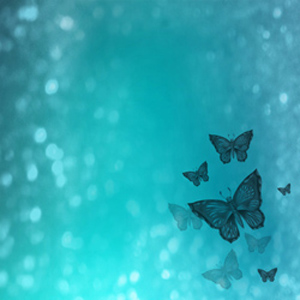
#> input picture Demo/butterfly.jpg, 300 x 300 px
$ python cvbasics.py
#> lines starting #> are read from the running program, lines starting #| are printed output that depends on the picture
import cv2

image = cv2.imread("butterfly.jpg") #read the image
#> image is the input picture: shape (300, 300, 3); mean B, G, R 181.8, 170.3, 46.1

#image = cv2.cvtColor(image,cv2.COLOR_BGR2GRAY) #convert the color

image = cv2.bitwise_not(image,cv2.COLOR_BGR2GRAY) # we can also use bitwise_not instead of cvtColor. It inverts the bits for the color
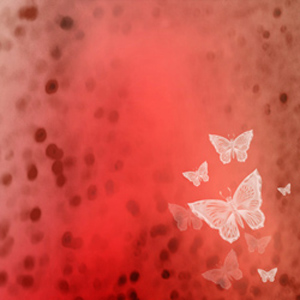
#> image: shape (300, 300, 3); mean B, G, R 73.2, 84.7, 208.9

cv2.imshow("This is Processed Image", image) #show the processed image

cv2.waitKey(0) #tells cv2 to wait for an event
cv2.destroyAllWindows()
